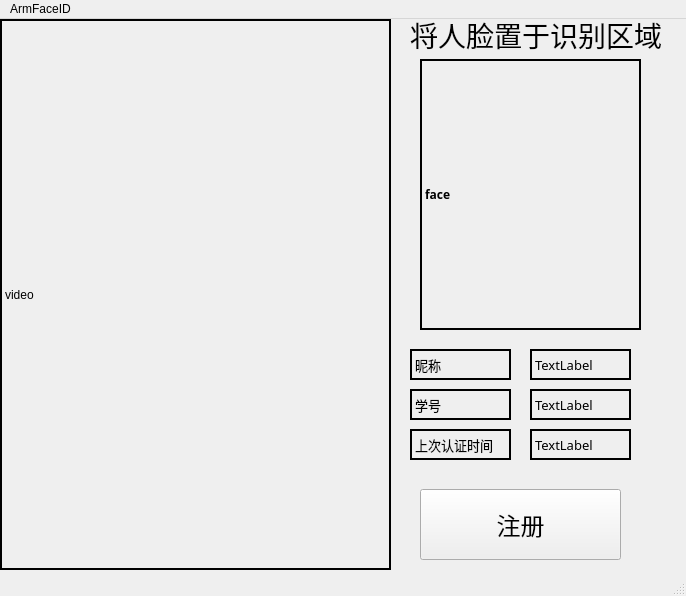
<?xml version="1.0" encoding="UTF-8"?>
<ui version="4.0">
 <class>MainWindow</class>
 <widget class="QMainWindow" name="MainWindow">
  <property name="geometry">
   <rect>
    <x>0</x>
    <y>0</y>
    <width>686</width>
    <height>596</height>
   </rect>
  </property>
  <property name="windowTitle">
   <string>MainWindow</string>
  </property>
  <widget class="QWidget" name="centralwidget">
   <widget class="QLabel" name="imageLabel">
    <property name="geometry">
     <rect>
      <x>0</x>
      <y>0</y>
      <width>391</width>
      <height>551</height>
     </rect>
    </property>
    <property name="styleSheet">
     <string notr="true"/>
    </property>
    <property name="frameShape">
     <enum>QFrame::Shape::WinPanel</enum>
    </property>
    <property name="text">
     <string>video</string>
    </property>
   </widget>
   <widget class="QLabel" name="label">
    <property name="geometry">
     <rect>
      <x>410</x>
      <y>-10</y>
      <width>261</width>
      <height>51</height>
     </rect>
    </property>
    <property name="font">
     <font>
      <family>思源宋体 CN VF</family>
      <pointsize>21</pointsize>
     </font>
    </property>
    <property name="text">
     <string>将人脸置于识别区域</string>
    </property>
   </widget>
   <widget class="QLabel" name="label_2">
    <property name="geometry">
     <rect>
      <x>410</x>
      <y>330</y>
      <width>101</width>
      <height>31</height>
     </rect>
    </property>
    <property name="font">
     <font>
      <family>思源宋体 CN VF Medium</family>
      <pointsize>10</pointsize>
      <bold>false</bold>
     </font>
    </property>
    <property name="frameShape">
     <enum>QFrame::Shape::WinPanel</enum>
    </property>
    <property name="text">
     <string>昵称</string>
    </property>
   </widget>
   <widget class="QLabel" name="label_3">
    <property name="geometry">
     <rect>
      <x>530</x>
      <y>410</y>
      <width>101</width>
      <height>31</height>
     </rect>
    </property>
    <property name="font">
     <font>
      <family>思源宋体 CN VF Medium</family>
      <pointsize>10</pointsize>
      <bold>false</bold>
     </font>
    </property>
    <property name="frameShape">
     <enum>QFrame::Shape::WinPanel</enum>
    </property>
    <property name="text">
     <string>TextLabel</string>
    </property>
   </widget>
   <widget class="QLabel" name="label_4">
    <property name="geometry">
     <rect>
      <x>410</x>
      <y>370</y>
      <width>101</width>
      <height>31</height>
     </rect>
    </property>
    <property name="font">
     <font>
      <family>思源宋体 CN VF Medium</family>
      <pointsize>10</pointsize>
      <bold>false</bold>
     </font>
    </property>
    <property name="frameShape">
     <enum>QFrame::Shape::WinPanel</enum>
    </property>
    <property name="text">
     <string>学号</string>
    </property>
   </widget>
   <widget class="QLabel" name="label_5">
    <property name="geometry">
     <rect>
      <x>410</x>
      <y>410</y>
      <width>101</width>
      <height>31</height>
     </rect>
    </property>
    <property name="font">
     <font>
      <family>思源宋体 CN VF Medium</family>
      <pointsize>10</pointsize>
      <bold>false</bold>
     </font>
    </property>
    <property name="frameShape">
     <enum>QFrame::Shape::WinPanel</enum>
    </property>
    <property name="text">
     <string>上次认证时间</string>
    </property>
   </widget>
   <widget class="QLabel" name="idLabel">
    <property name="geometry">
     <rect>
      <x>530</x>
      <y>370</y>
      <width>101</width>
      <height>31</height>
     </rect>
    </property>
    <property name="font">
     <font>
      <family>思源宋体 CN VF Medium</family>
      <pointsize>10</pointsize>
      <bold>false</bold>
     </font>
    </property>
    <property name="frameShape">
     <enum>QFrame::Shape::WinPanel</enum>
    </property>
    <property name="text">
     <string>TextLabel</string>
    </property>
   </widget>
   <widget class="QLabel" name="label_7">
    <property name="geometry">
     <rect>
      <x>530</x>
      <y>330</y>
      <width>101</width>
      <height>31</height>
     </rect>
    </property>
    <property name="font">
     <font>
      <family>思源宋体 CN VF Medium</family>
      <pointsize>10</pointsize>
      <bold>false</bold>
     </font>
    </property>
    <property name="frameShape">
     <enum>QFrame::Shape::WinPanel</enum>
    </property>
    <property name="text">
     <string>TextLabel</string>
    </property>
   </widget>
   <widget class="QLabel" name="faceLabel">
    <property name="geometry">
     <rect>
      <x>420</x>
      <y>40</y>
      <width>221</width>
      <height>271</height>
     </rect>
    </property>
    <property name="font">
     <font>
      <family>思源宋体 CN VF Heavy</family>
      <bold>true</bold>
     </font>
    </property>
    <property name="frameShape">
     <enum>QFrame::Shape::WinPanel</enum>
    </property>
    <property name="text">
     <string>face</string>
    </property>
   </widget>
   <widget class="QPushButton" name="registerBtn">
    <property name="geometry">
     <rect>
      <x>420</x>
      <y>470</y>
      <width>201</width>
      <height>71</height>
     </rect>
    </property>
    <property name="font">
     <font>
      <family>思源宋体 CN VF</family>
      <pointsize>18</pointsize>
      <bold>false</bold>
     </font>
    </property>
    <property name="text">
     <string>注册</string>
    </property>
   </widget>
  </widget>
  <widget class="QMenuBar" name="menubar">
   <property name="geometry">
    <rect>
     <x>0</x>
     <y>0</y>
     <width>686</width>
     <height>20</height>
    </rect>
   </property>
   <widget class="QMenu" name="menuArmFaceID">
    <property name="title">
     <string>ArmFaceID</string>
    </property>
   </widget>
   <addaction name="menuArmFaceID"/>
  </widget>
  <widget class="QStatusBar" name="statusbar"/>
 </widget>
 <resources/>
 <connections/>
</ui>
